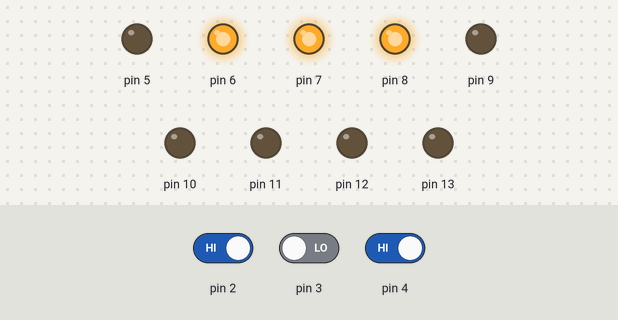
Recording of a sketch running on a simulated Arduino Uno, built with avr-gcc and run on an emulated ATmega328P. Shown: output pins drawn as LEDs (lit = HIGH). Dashed ring = blinking. Inputs (shaded band) come from the test bench; at power-on: pin 2 HIGH, pin 4 HIGH, pin 3 LOW.

Above: at 0.9 s.
1.3 s: pin 2 driven LOW
At 2.1 s:
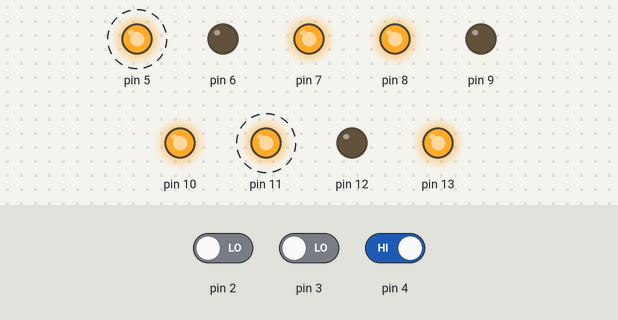
11.1 s: pin 2 driven HIGH
At 17.9 s:
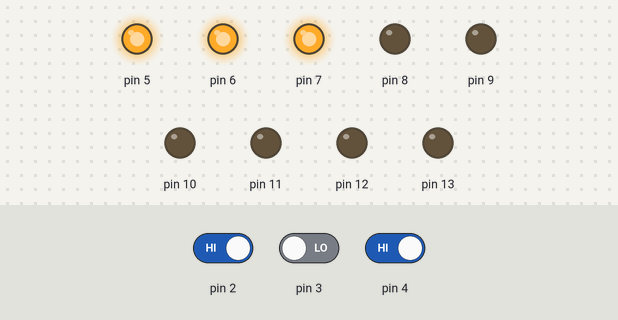
21.6 s: pin 4 driven LOW
At 25.6 s:
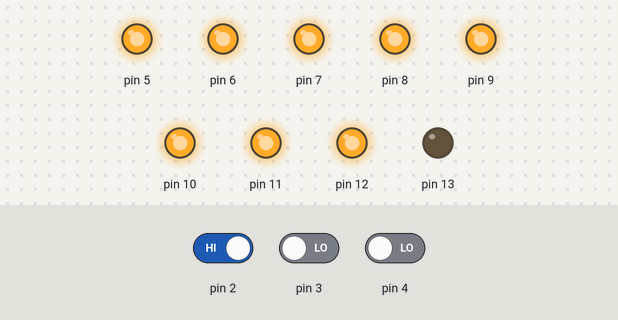
26.3 s: pin 3 driven HIGH
At 28.4 s:
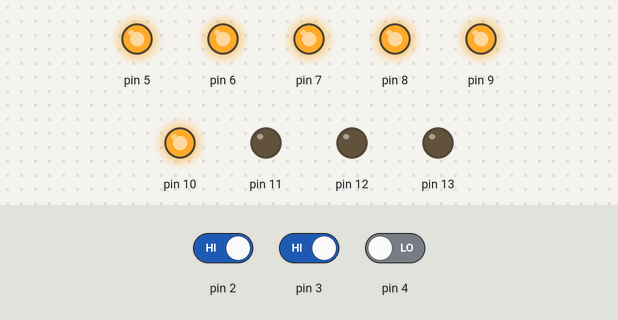
36.3 s: pin 3 driven LOW
At 38.7 s:
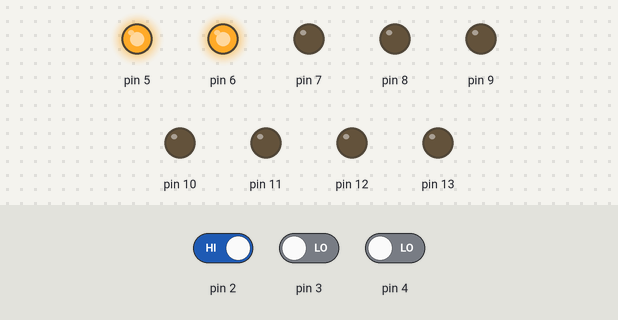
Timing chart, 0 to 44.3 s (numbered marks = the images above; inputs shaded):
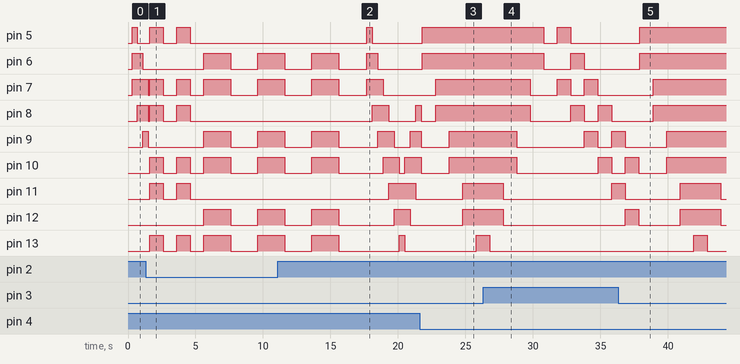

Measured:
- after the input at 1.3 s, pin 11: alternates HIGH for 1.0 s and LOW for 1.0 s, 4 changes in all, then stays LOW, starting after 0.30 s
- after the input at 11.1 s, pin 5: LOW → HIGH after 6.6 s, → LOW 0.40 s later; pin 8: LOW → HIGH after 7.0 s, → LOW 1.2 s later, → HIGH 2.0 s later; pin 11: LOW → HIGH after 8.2 s, → LOW 2.0 s later
- after the input at 21.6 s, pin 12: LOW → HIGH after 3.2 s instead of 3.6 s
- after the input at 26.3 s, pin 12: goes on until 27.8 s, then stays LOW; pin 13: goes on until 26.8 s, then stays LOW
- after the input at 36.3 s, pin 5: LOW → HIGH after 1.6 s instead of 7.5 s
- by itself, pin 5: alternates HIGH for 1.0 s and LOW for 1.0 s, 4 changes in all, then stays LOW

The sketch:

PrimerTallerNathaliaAvila.ino
```cpp
/*
Nathalia Avila
Primer Taller- Versión 1.0
Septiembre 18, 2019
*/
int count=0;

void setup() {
  //Pines para botones (Input)
  pinMode(2,INPUT);
  pinMode(3,INPUT);
  pinMode(4,INPUT);
  //Pines para LEDs (Output)
  pinMode(5,OUTPUT);
  pinMode(6,OUTPUT);
  pinMode(7,OUTPUT);
  pinMode(8,OUTPUT);
  pinMode(9,OUTPUT);
  pinMode(10,OUTPUT);
  pinMode(11,OUTPUT);
  pinMode(12,OUTPUT);
  pinMode(13,OUTPUT);

}

void loop() {
  //Primer botón sin presionar
 if((digitalRead(2))==0){
  digitalWrite(5,LOW);
  digitalWrite(6,LOW);
  digitalWrite(7,LOW);
  digitalWrite(8,LOW);
  digitalWrite(9,LOW);
  digitalWrite(10,LOW);
  digitalWrite(11,LOW);
  digitalWrite(12,LOW);
  digitalWrite(13,LOW);
  delay(1);
  }

  if((digitalRead(2))==1){
    delay(100);
  if((digitalRead(4))==0){

  //Primer botón presionado y P3 sin presionar
  //Prende de a dos LEDs hasta llegar al último y después se devuelve.
  if((digitalRead(2))==1&&(digitalRead(4))==0){
  digitalWrite(5,HIGH);
  digitalWrite(6,HIGH);
  delay(1000);

  if((digitalRead(2))==1){
  digitalWrite(7,HIGH);
  digitalWrite(8,HIGH);
  delay(1000);

  }if((digitalRead(2))==1){
  digitalWrite(9,HIGH);
  digitalWrite(10,HIGH);
  delay(1000);

  }if((digitalRead(2))==1){
  digitalWrite(11,HIGH);
  digitalWrite(12,HIGH);
  delay(1000);

  }if((digitalRead(2))==1){
  digitalWrite(13,HIGH);
  delay(1000);
  digitalWrite(13,LOW);
  delay(1000);

  }if((digitalRead(2))==1){
  digitalWrite(11,LOW);
  digitalWrite(12,LOW);
  delay(1000);

  }if((digitalRead(2))==1){
  digitalWrite(9,LOW);
  digitalWrite(10,LOW);
  delay(1000);

  }if((digitalRead(2))==1){
  digitalWrite(7,LOW);
  digitalWrite(8,LOW);
  delay(1000);

  }if((digitalRead(2))==1){
  digitalWrite(5,LOW);
  digitalWrite(6,LOW);
  delay(1000);
  }
  }}}

  //Segundo botón está presionado
  //Se prende intercalado


  if((digitalRead(3))==1){
  digitalWrite(5,HIGH);
  digitalWrite(7,HIGH);
  delay(1000);
  digitalWrite(5,LOW);
  digitalWrite(7,LOW);
  delay(1);

  if((digitalRead(3))==1){
  digitalWrite(6,HIGH);
  digitalWrite(8,HIGH);
  delay(1000);
  digitalWrite(6,LOW);
  digitalWrite(8,LOW);
  delay(1);

  }if((digitalRead(3))==1){
  digitalWrite(7,HIGH);
  digitalWrite(9,HIGH);
  delay(1000);
  digitalWrite(7,LOW);
  digitalWrite(9,LOW);
  delay(1);

  }if((digitalRead(3))==1){
  digitalWrite(8,HIGH);
  digitalWrite(10,HIGH);
  delay(1000);
  digitalWrite(8,LOW);
  digitalWrite(10,LOW);
  delay(1);

  }if((digitalRead(3))==1){
  digitalWrite(9,HIGH);
  digitalWrite(11,HIGH);
  delay(1000);
  digitalWrite(9,LOW);
  digitalWrite(11,LOW);
  delay(1);
  digitalWrite(10,HIGH);
  digitalWrite(12,HIGH);
  delay(1000);
  digitalWrite(10,LOW);
  digitalWrite(12,LOW);
  delay(1);

  }if((digitalRead(3))==1){
  digitalWrite(11,HIGH);
  digitalWrite(13,HIGH);
  delay(1000);
  digitalWrite(11,LOW);
  digitalWrite(13,LOW);
  delay(1);

  }if((digitalRead(3))==1){
  digitalWrite(10,HIGH);
  digitalWrite(12,HIGH);
  delay(1000);
  digitalWrite(10,LOW);
  digitalWrite(12,LOW);
  delay(1);

  }if((digitalRead(3))==1){
  digitalWrite(9,HIGH);
  digitalWrite(11,HIGH);
  delay(1000);
  digitalWrite(9,LOW);
  digitalWrite(11,LOW);
  delay(1);

  }if((digitalRead(3))==1){
  digitalWrite(8,HIGH);
  digitalWrite(10,HIGH);
  delay(1000);
  digitalWrite(8,LOW);
  digitalWrite(10,LOW);
  delay(1);

  }if((digitalRead(3))==1){
  digitalWrite(7,HIGH);
  digitalWrite(9,HIGH);
  delay(1000);
  digitalWrite(7,LOW);
  digitalWrite(9,LOW);
  delay(1);

  }if((digitalRead(3))==1){
  digitalWrite(6,HIGH);
  digitalWrite(8,HIGH);
  delay(1000);
  digitalWrite(6,LOW);
  digitalWrite(8,LOW);
  delay(1);

  }if((digitalRead(3))==1){
  digitalWrite(5,HIGH);
  digitalWrite(7,HIGH);
  delay(1000);
  digitalWrite(5,LOW);
  digitalWrite(7,LOW);
  delay(1);
  }
  }

  //Tecer botón presionado y P1 sin presionar
  /*
   * Rojo Amarillo (1 seg) 2 pulsaciones
   * Verde Amarillo (2 seg) 3 pulsaciones
   * Amarillo Verde (1,5 seg) 4 pulsaciones
  */

  if(digitalRead(4)==1){
    delay(100);
  if(digitalRead(2)==0){

  if((digitalRead(4))==1&&(digitalRead(2))==0){
    //Rojo Amarillo (1 seg) 2 pulsaciones
  digitalWrite(5,HIGH);
  digitalWrite(7,HIGH);
  digitalWrite(8,HIGH);
  digitalWrite(10,HIGH);
  digitalWrite(11,HIGH);
  digitalWrite(13,HIGH);
  delay(1000);
  digitalWrite(5,LOW);
  digitalWrite(7,LOW);
  digitalWrite(8,LOW);
  digitalWrite(10,LOW);
  digitalWrite(11,LOW);
  digitalWrite(13,LOW);
  delay(1000);
  digitalWrite(5,HIGH);
  digitalWrite(7,HIGH);
  digitalWrite(8,HIGH);
  digitalWrite(10,HIGH);
  digitalWrite(11,HIGH);
  digitalWrite(13,HIGH);
  delay(1000);
  digitalWrite(5,LOW);
  digitalWrite(7,LOW);
  digitalWrite(8,LOW);
  digitalWrite(10,LOW);
  digitalWrite(11,LOW);
  digitalWrite(13,LOW);
  delay(1000);

  if((digitalRead(4))==1&&(digitalRead(2))==0){
    //Verde Amarillo (2 seg) 3 pulsaciones
  digitalWrite(6,HIGH);
  digitalWrite(7,HIGH);
  digitalWrite(9,HIGH);
  digitalWrite(10,HIGH);
  digitalWrite(12,HIGH);
  digitalWrite(13,HIGH);
  delay(2000);
  digitalWrite(6,LOW);
  digitalWrite(7,LOW);
  digitalWrite(9,LOW);
  digitalWrite(10,LOW);
  digitalWrite(12,LOW);
  digitalWrite(13,LOW);
  delay(2000);
  digitalWrite(6,HIGH);
  digitalWrite(7,HIGH);
  digitalWrite(9,HIGH);
  digitalWrite(10,HIGH);
  digitalWrite(12,HIGH);
  digitalWrite(13,HIGH);
  delay(2000);
  digitalWrite(6,LOW);
  digitalWrite(7,LOW);
  digitalWrite(9,LOW);
  digitalWrite(10,LOW);
  digitalWrite(12,LOW);
  digitalWrite(13,LOW);
  delay(2000);
  digitalWrite(6,HIGH);
  digitalWrite(7,HIGH);
  digitalWrite(9,HIGH);
  digitalWrite(10,HIGH);
  digitalWrite(12,HIGH);
  digitalWrite(13,HIGH);
  delay(2000);
  digitalWrite(6,LOW);
  digitalWrite(7,LOW);
  digitalWrite(9,LOW);
  digitalWrite(10,LOW);
  digitalWrite(12,LOW);
  digitalWrite(13,LOW);
  delay(2000);
  }if((digitalRead(4))==1&&(digitalRead(2))==0){
    //Amarillo Verde (1,5 seg) 4 pulsaciones
  digitalWrite(6,HIGH);
  digitalWrite(7,HIGH);
  digitalWrite(9,HIGH);
  digitalWrite(10,HIGH);
  digitalWrite(12,HIGH);
  digitalWrite(13,HIGH);
  delay(1500);
  digitalWrite(6,LOW);
  digitalWrite(7,LOW);
  digitalWrite(9,LOW);
  digitalWrite(10,LOW);
  digitalWrite(12,LOW);
  digitalWrite(13,LOW);
  delay(1500);
  digitalWrite(6,HIGH);
  digitalWrite(7,HIGH);
  digitalWrite(9,HIGH);
  digitalWrite(10,HIGH);
  digitalWrite(12,HIGH);
  digitalWrite(13,HIGH);
  delay(1500);
  digitalWrite(6,LOW);
  digitalWrite(7,LOW);
  digitalWrite(9,LOW);
  digitalWrite(10,LOW);
  digitalWrite(12,LOW);
  digitalWrite(13,LOW);
  delay(1500);
  digitalWrite(6,HIGH);
  digitalWrite(7,HIGH);
  digitalWrite(9,HIGH);
  digitalWrite(10,HIGH);
  digitalWrite(12,HIGH);
  digitalWrite(13,HIGH);
  delay(1500);
  digitalWrite(6,LOW);
  digitalWrite(7,LOW);
  digitalWrite(9,LOW);
  digitalWrite(10,LOW);
  digitalWrite(12,LOW);
  digitalWrite(13,LOW);
  delay(1500);
  digitalWrite(6,HIGH);
  digitalWrite(7,HIGH);
  digitalWrite(9,HIGH);
  digitalWrite(10,HIGH);
  digitalWrite(12,HIGH);
  digitalWrite(13,HIGH);
  delay(1500);
  digitalWrite(6,LOW);
  digitalWrite(7,LOW);
  digitalWrite(9,LOW);
  digitalWrite(10,LOW);
  digitalWrite(12,LOW);
  digitalWrite(13,LOW);
  delay(1500);
  }
  }}}

//Primer y tercer botón presionados
//Autofantastico

 if((digitalRead(2))==1&&(digitalRead(4))==1){
  delay(100);
  digitalWrite(5,HIGH);
  digitalWrite(6,HIGH);
  digitalWrite(7,HIGH);
  delay(400);
  digitalWrite(5,LOW);
  digitalWrite(6,LOW);
  digitalWrite(7,LOW);
  delay(1);
  if((digitalRead(2))==1&&(digitalRead(4))==1){
  digitalWrite(6,HIGH);
  digitalWrite(7,HIGH);
  digitalWrite(8,HIGH);
  delay(400);
  digitalWrite(6,LOW);
  digitalWrite(7,LOW);
  digitalWrite(8,LOW);
  delay(1);
  }if((digitalRead(2))==1&&(digitalRead(4))==1){
  digitalWrite(7,HIGH);
  digitalWrite(8,HIGH);
  digitalWrite(9,HIGH);
  delay(400);
  digitalWrite(7,LOW);
  digitalWrite(8,LOW);
  digitalWrite(9,LOW);
  delay(1);
  }if((digitalRead(2))==1&&(digitalRead(4))==1){
  digitalWrite(8,HIGH);
  digitalWrite(9,HIGH);
  digitalWrite(10,HIGH);
  delay(400);
  digitalWrite(8,LOW);
  digitalWrite(9,LOW);
  digitalWrite(10,LOW);
  delay(1);
  }if((digitalRead(2))==1&&(digitalRead(4))==1){
  digitalWrite(9,HIGH);
  digitalWrite(10,HIGH);
  digitalWrite(11,HIGH);
  delay(400);
  digitalWrite(9,LOW);
  digitalWrite(10,LOW);
  digitalWrite(11,LOW);
  delay(1);
  }if((digitalRead(2))==1&&(digitalRead(4))==1){
  digitalWrite(10,HIGH);
  digitalWrite(11,HIGH);
  digitalWrite(12,HIGH);
  delay(400);
  digitalWrite(10,LOW);
  digitalWrite(11,LOW);
  digitalWrite(12,LOW);
  delay(1);
  }if((digitalRead(2))==1&&(digitalRead(4))==1){
  digitalWrite(11,HIGH);
  digitalWrite(12,HIGH);
  digitalWrite(13,HIGH);
  delay(400);
  digitalWrite(11,LOW);
  digitalWrite(12,LOW);
  digitalWrite(13,LOW);
  delay(1);
  }if((digitalRead(2))==1&&(digitalRead(4))==1){
  digitalWrite(10,HIGH);
  digitalWrite(11,HIGH);
  digitalWrite(12,HIGH);
  delay(400);
  digitalWrite(10,LOW);
  digitalWrite(11,LOW);
  digitalWrite(12,LOW);
  delay(1);
  }if((digitalRead(2))==1&&(digitalRead(4))==1){
  digitalWrite(9,HIGH);
  digitalWrite(10,HIGH);
  digitalWrite(11,HIGH);
  delay(400);
  digitalWrite(9,LOW);
  digitalWrite(10,LOW);
  digitalWrite(11,LOW);
  delay(1);
  }if((digitalRead(2))==1&&(digitalRead(4))==1){
  digitalWrite(8,HIGH);
  digitalWrite(9,HIGH);
  digitalWrite(10,HIGH);
  delay(400);
  digitalWrite(8,LOW);
  digitalWrite(9,LOW);
  digitalWrite(10,LOW);
  delay(1);
  }if((digitalRead(2))==1&&(digitalRead(4))==1){
  digitalWrite(7,HIGH);
  digitalWrite(8,HIGH);
  digitalWrite(9,HIGH);
  delay(400);
  digitalWrite(7,LOW);
  digitalWrite(8,LOW);
  digitalWrite(9,LOW);
  delay(1);
  }if((digitalRead(2))==1&&(digitalRead(4))==1){
  digitalWrite(6,HIGH);
  digitalWrite(7,HIGH);
  digitalWrite(8,HIGH);
  delay(400);
  digitalWrite(6,LOW);
  digitalWrite(7,LOW);
  digitalWrite(8,LOW);
  delay(1);
  }if((digitalRead(2))==1&&(digitalRead(4))==1){
  digitalWrite(5,HIGH);
  digitalWrite(6,HIGH);
  digitalWrite(7,HIGH);
  delay(400);
  digitalWrite(5,LOW);
  digitalWrite(6,LOW);
  digitalWrite(7,LOW);
  delay(1);
  }
  }

}
```
